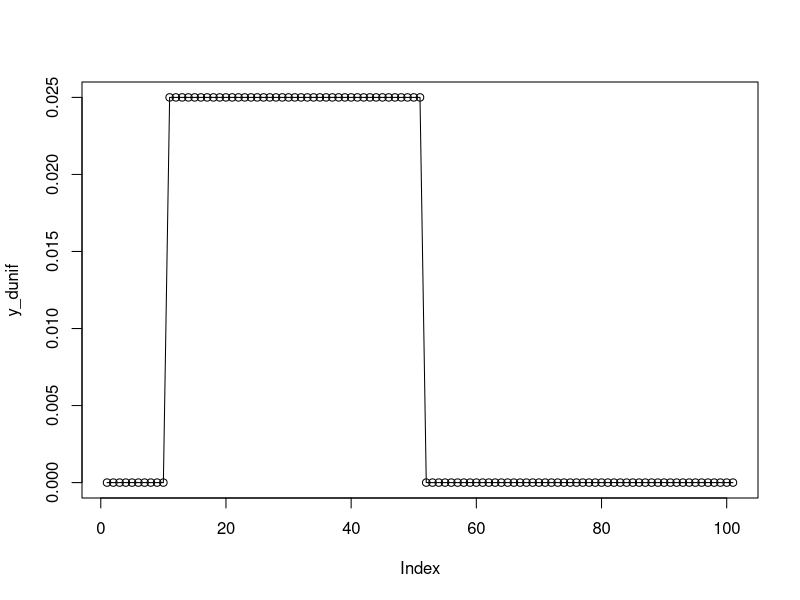

R code for this plot: (Note: this script raises an error after producing the figure.)
#Thanks to : Hartmann, K., Krois, J., Waske, B. (2018): E-Learning Project SOGA: Statistics and Geospatial Data Analysis. Department of Earth Sciences, Freie Universitaet Berlin.
#generamos una sequencia de 0 a 100 numeros enteros
x_dunif <- seq(0, 100, by = 1) 
x_dunif
#asignamos las probabilidades en un intervalo definido
y_dunif <- dunif(x_dunif, min = 10, max = 50) 
y_dunif
#ploteamos
plot(y_dunif, type="o")



# generate 40 random variables, uniformly distributed between -1 and 1 
runif(40, min = -1, max = 1)

# Further, we plot both, the density histogram from above as well as the uniform probability distribution for the interval [-2,0.8], by applying the dunif() function.
a <- -2
b <- 0.8
hist(rand.unif, 
     freq = FALSE, 
     xlab = 'x',  
     ylim = c(0, 0.4),
     xlim = c(-3,3),
     density = 20,
     main = "Uniform distribution for the interval [-2,0.8]")
curve(dunif(x, min = a, max = b), 
      from = -5, to = 5, 
      n = 100000, 
      col = "darkblue", 
      lwd = 2, 
      add = TRUE, 
      yaxt = "n",
      ylab = 'probability')
#The figure indicates that our the 10,000 samples randomly drawn from a uniform distribution (histogram plot) approximate well the uniform probability distribution 
#X???U(???2,0.8)
#X???U(???2,0.8) (line plot).
#Further, we can use the punif function to calculate the area under the curve for a given threshold value or we can use the qunif function to return a threshold value for a particular probability.

#Exercises
#Consider the uniform probability distribution given by  X???U(???3,5.5).

#Question 1
#What is the mean, ??, for the given uniform distribution.
unif.mean <- (-3+5.5)/2
unif.mean
## [1] 1.25

#Question 2
#What is value of  x corresponding to the value that divides the given uniform distribution
#into two equal parts, or written more formally P(X<?)=0.5

px.0.5  <- qunif(0.5, min = -3, max = 5.5)
px.0.5
## [1] 1.25
#Not a surprise at all. The value of  x that divides the uniform distribution into two
#equal parts is 1.25, and is thus equal to ??.

#Question 3
#Given that the distribution from above describes a physical phenomenon. 
#If we take a measurement of that physical process governing the phenomenon, 
#what is the probability of measuring a value >=4
#, or written more formally P(X>=4). Owing to the nature of a uniform distribution 
#the measurement of any particular value within the interval [???3,5.5]is equally likely.

#We will solve that question in two ways, numerically and analytically. First, in order to solve the question numerically we need to conduct an experiment. We will repeat our measurement for a large number of times, and then count the number of times we registered a value 
#>=4. Thanks to the power of R and the integrated random number generator
#(runif for uniformly distributed data) the repetition task is very easy,
#however, be aware that in real life applications quite often there is only a very
#limited number of measurements available.

measurements <- runif(10000, min = -3, max = 5.5) # take 10,000 measurements
above.threshold <- sum(measurements >= 4) #count the number of values >= 4
above.threshold/length(measurements) # calculate the proportion of values >= 4
## [1] 0.1754
#The results shows that approximately 18% of measurements yield values >=4.

#Second, in order to solve the question analytically, we make use of the cumulative
#probability density function, which is implemented in R for uniform distributions by
#the punif function. Make sure to set the lower.tail
#argument to lower.tail = FALSE, as we are looking for the 
#probability to measure values >=4, thus we are interested in
#the area under the curve right to the value of  x=4.
result <- punif(4, min = -3, max = 5.5, lower.tail = FALSE)
result
## [1] 0.1764706

#The analytic approach yields a result of 0.1764706 or in other words,
#with a probability of 17.65% we obtain values  >=4, thus (X>=4)???0.18.
#Obviously both approaches yield very similar results. However, be aware 
#that the result of the numerical approach is an approximation to the analytic result. 
#Keep in mind that the quality of such an approximation is very sensitive on the number of 
#random variables constituting the sample, in our case the number of measurements.

